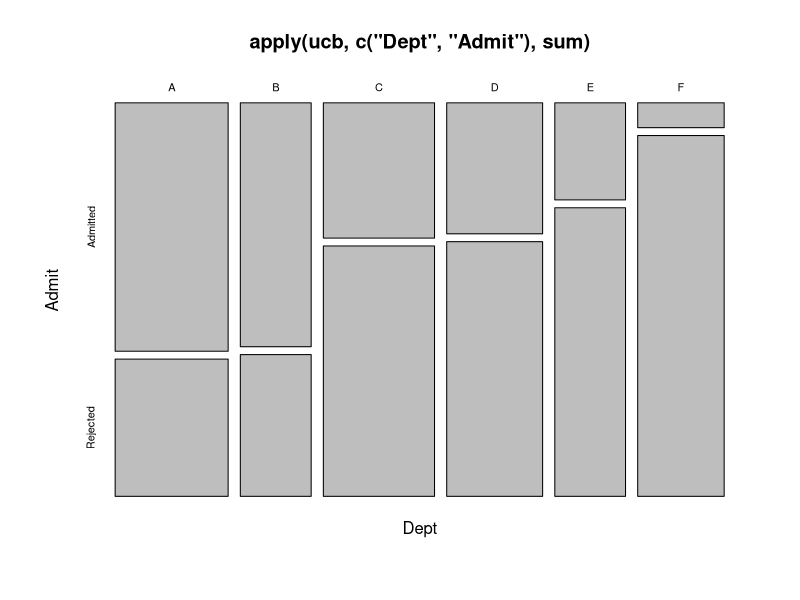
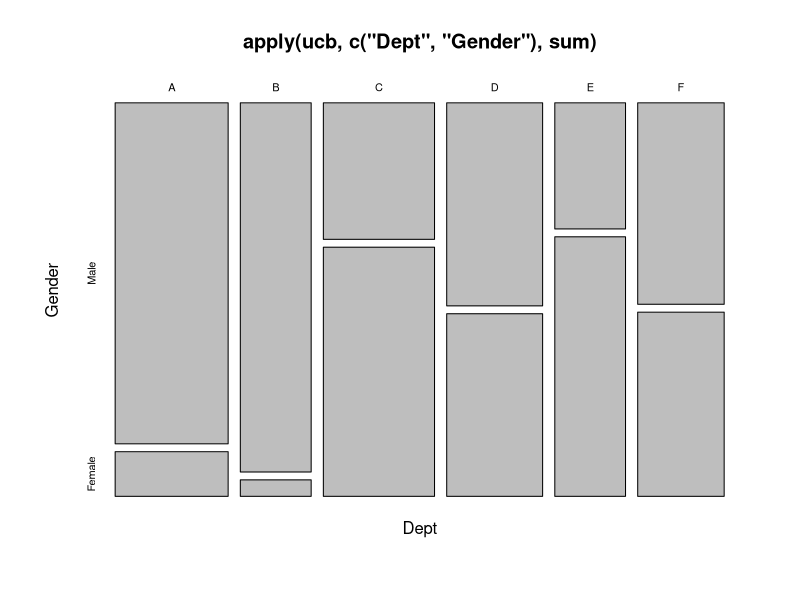
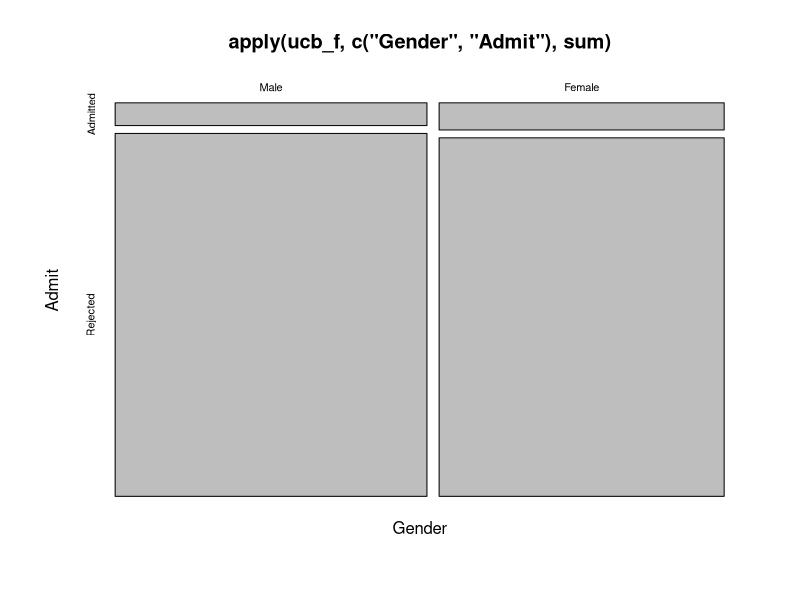
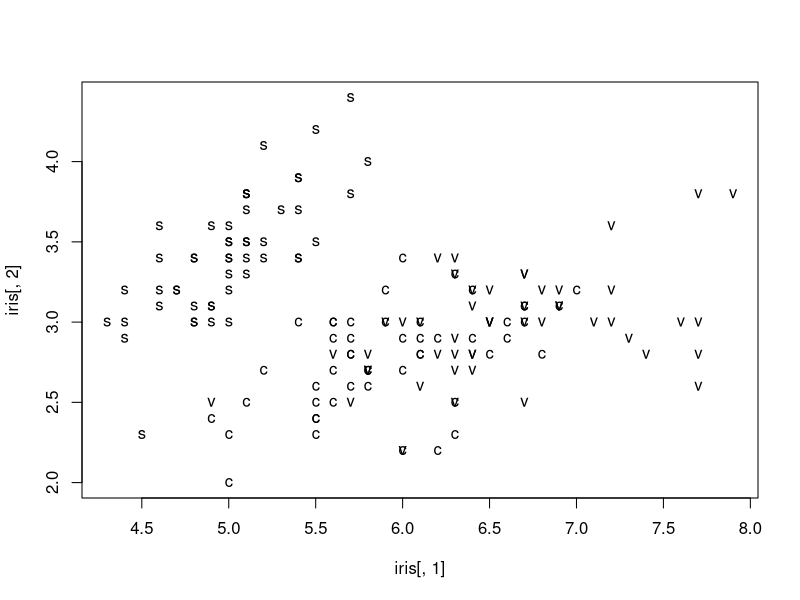
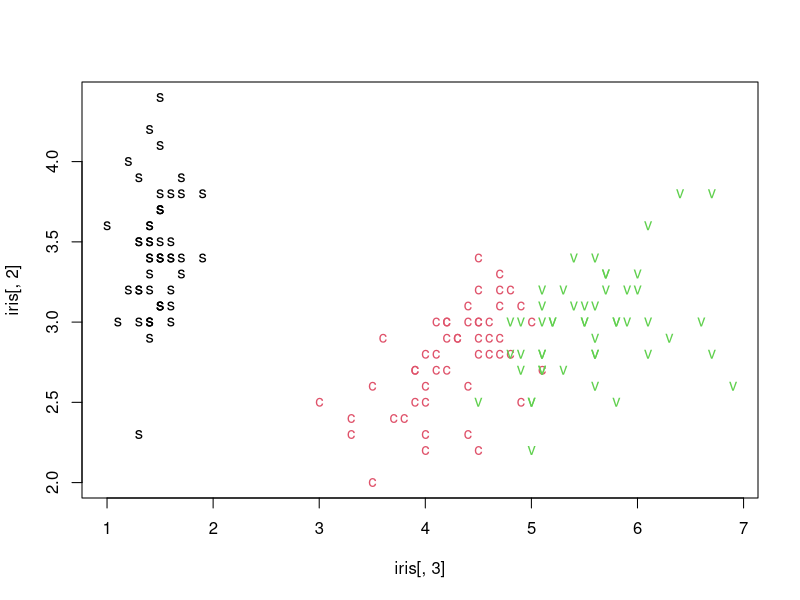
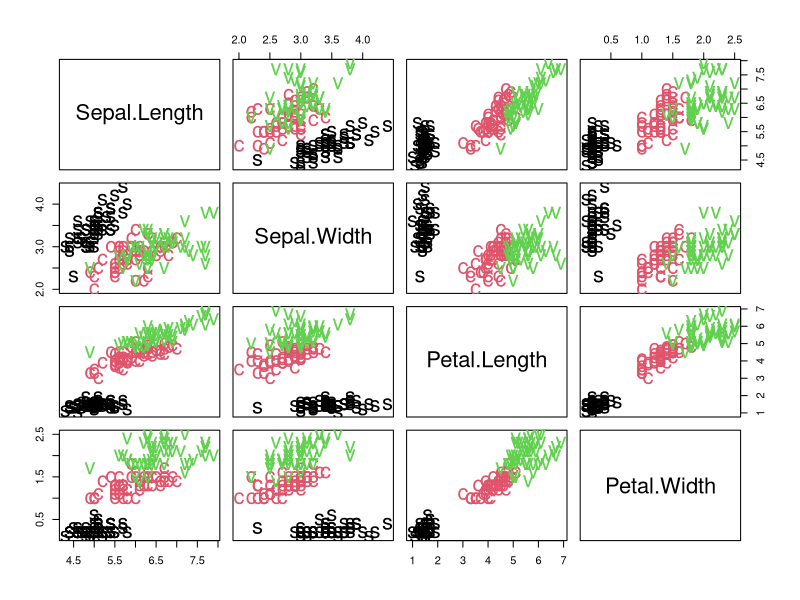
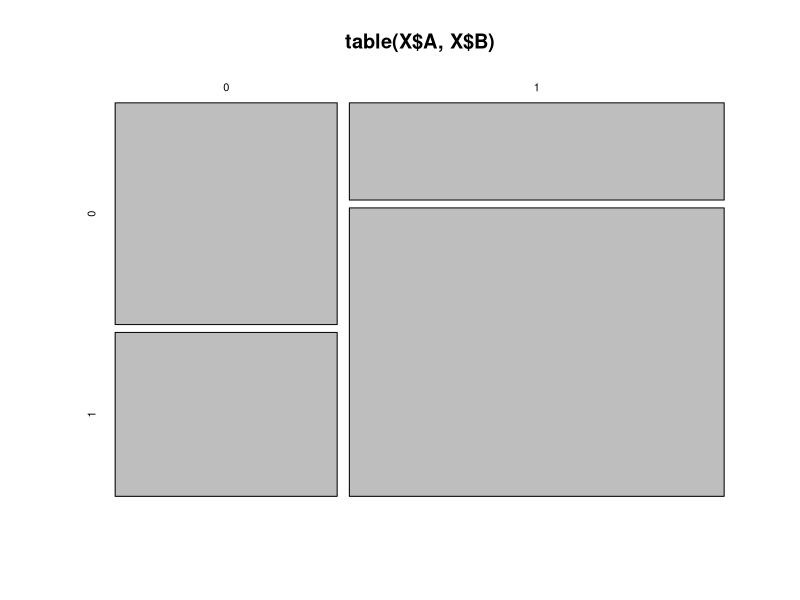
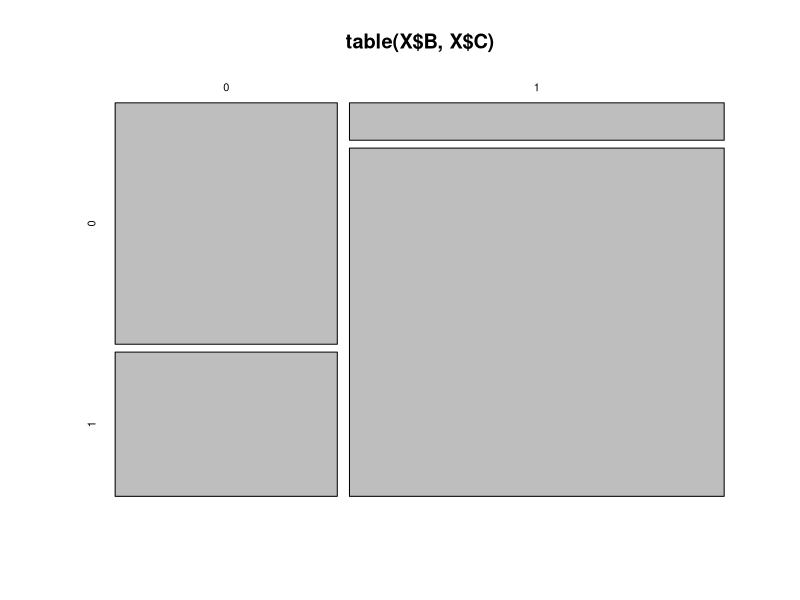

Source code (R) for these figures, in order:
## ---- chunk 1
knitr::opts_chunk$set(echo = TRUE)
## ---- chunk 2
cat('P(A|not favor) = (1 - P(favor|A)) * P(A) / ( (1 - P(favor|A)) * P(A) + (1 - P(favor|B)) * P(B) + (1 - P(favor|C)) * P(C) )')
## ---- chunk 3
P_A = 0.2
P_B = 0.3
P_C = 0.5
P_favor_A = 0.3
P_favor_B = 0.5
P_favor_C = 0.9
P_not_favor_A = 0.7
P_not_favor_B = 0.5
P_not_favor_C = 0.1
P_not_favor = (1 - P_favor_A) * P_A + (1 - P_favor_B) * P_B + (1 - P_favor_C) * P_C
P_A_not_favor = (1 - P_favor_A) * P_A / P_not_favor
P_A_not_favor
## ---- chunk 4
P_B_not_favor = (1 - P_favor_B) * P_B / P_not_favor
P_B_not_favor
## ---- chunk 5
P_C_not_favor = (1 - P_favor_C) * P_C / P_not_favor
P_C_not_favor
## ---- chunk 6
set.seed(123)
n = 10000
parties = sample(c("A", "B", "C"), size = n, replace = TRUE, prob = c(P_A, P_B, P_C))
sum(parties == 'A') / n 
favor = rep(0, n)
favor[parties == "A"] = rbinom(sum(parties == "A"), size = 1, prob = P_favor_A)
favor[parties == "B"] = rbinom(sum(parties == "B"), size = 1, prob = P_favor_B)
favor[parties == "C"] = rbinom(sum(parties == "C"), size = 1, prob = P_favor_C)
P_favor_given_A = sum(favor[parties == "A"]) / sum(parties == "A")
## ---- chunk 7
data("UCBAdmissions") # import the data
ucb = UCBAdmissions  # abbreviate "UCBAdmissions"
print(dimnames(ucb))
print(apply(ucb,c("Dept","Admit"),sum))
mosaicplot(apply(ucb,c("Dept","Admit"),sum))
## ---- chunk 8
print(apply(ucb,c("Dept","Gender"),sum))
mosaicplot(apply(ucb,c("Dept","Gender"),sum))
## ---- chunk 9
ucb_f = ucb[,,"F"]
print(apply(ucb_f,c("Gender","Admit"),sum))
mosaicplot(apply(ucb_f,c("Gender","Admit"),sum))
## ---- chunk 10
ucb_r = ucb["Rejected",,]
print(apply(ucb_r,("Gender"),sum))
## ---- chunk 11
# We consider Fisher's famous iris data set and visualize data both as scatterplot and pairs plot
# In classification we try predict the "label" or "class" of an observation from the variables we measure.


data(iris);  	    # include the famous iris data
n = nrow(iris);     # n is number of observations (will usually use "n" for this)
type = rep(0,n);
color = rep(0,n);

type[iris[,5] == "setosa"] = "s";      # class is 5th column.  
type[iris[,5] == "versicolor"] = "c";
type[iris[,5] == "virginica"] = "v";

color[iris[,5] == "setosa"] = 1;
color[iris[,5] == "versicolor"] = 2;
color[iris[,5] == "virginica"] = 3;


# type is now a vector of "s" or "c" or "v" for 3 types


#   here is a scatterplot

plot(iris[,1],iris[,2],pch=type)  # scatterplot
plot(iris[,3],iris[,2],pch=type,col=color)  # scatterplot


# alternaltively could use
# plot(iris[,"Sepal.Length"],iris[,"Sepal.Width"],pch=type)

# here is pairs plot
pairs(iris[,1:4],pch=type,col=color,cex=2)   # pairs plot using all four variables
## ---- chunk 12
#set.seed(333)

dice_types = c("A", "B", "C")
dice_probs = c(1/2, 1/4, 1/4)
fair = rep(1/6, 6)
biased_odd = c(2/9, 1/9, 2/9, 1/9, 2/9, 1/9)
biased_mixed = c(1/9, 1/9, 1/9, 2/9, 2/9, 2/9)
probs = list(fair,biased_odd,biased_mixed)
n = 1000
for (i in 1:n){
  die = sample(dice_types, size = 1, prob = dice_probs) # select the die
  res = sample(1:6, size = 3, replace = TRUE, prob = probs[[which(dice_types == die)]]) # set the probability of the correct die and roll it 3 times
  x1 = res[1]
  x2 = res[2]
  x3 = res[3]
  fin = c(x1,x2,x3)
  print(fin)
}
## ---- chunk 13
dice_types = c("A", "B", "C")
dice_probs = c(1/2, 1/4, 1/4)
fair = rep(1/6, 6)
biased_odd = c(2/9, 1/9, 2/9, 1/9, 2/9, 1/9)
biased_mixed = c(1/9, 1/9, 1/9, 2/9, 2/9, 2/9)
probs = list(fair, biased_odd, biased_mixed)
x = c(2, 4, 5)

P_x_given_A = prod(probs[[1]][x])  # probability of rolls given die A
P_x_given_B = prod(probs[[2]][x])  # probability of rolls given die B
P_x_given_C = prod(probs[[3]][x])  # probability of rolls given die C
P_x = sum(dice_probs * c(P_x_given_A, P_x_given_B, P_x_given_C))  # probability of rolls regardless of die type
P_A_given_x = P_x_given_A * dice_probs[1] / P_x  # probability of choosing die A given the rolls
P_B_given_x = P_x_given_B * dice_probs[2] / P_x  # probability of choosing die B given the rolls
P_C_given_x = P_x_given_C * dice_probs[3] / P_x  # probability of choosing die C given the rolls
cat(P_A_given_x,P_B_given_x,P_C_given_x, 'P(A|x1, x2, x3), P(B|x1, x2, x3), P(C|x1, x2, x3), respectively')
## ---- chunk 14
dice_types = c("A", "B", "C")
dice_probs = c(1/2, 1/4, 1/4)
fair = rep(1/6, 6)
biased_odd = c(2/9, 1/9, 2/9, 1/9, 2/9, 1/9)
biased_mixed = c(1/9, 1/9, 1/9, 2/9, 2/9, 2/9)
probs = list(fair, biased_odd, biased_mixed)
n = 1000
correct_counter = 0
for (i in 1:n){
  die = sample(dice_types, size = 1, prob = dice_probs) # select the die
  true_class = die
  res = sample(1:6, size = 3, replace = TRUE, prob = probs[[which(dice_types == die)]]) # set the probability of the correct die and roll it 3 times
  x1 = res[1]
  x2 = res[2]
  x3 = res[3]
  x = c(x1,x2,x3)

  P_x_given_A = prod(probs[[1]][x])  # probability of rolls given die A
  P_x_given_B = prod(probs[[2]][x])  # probability of rolls given die B
  P_x_given_C = prod(probs[[3]][x])  # probability of rolls given die C
  P_x = sum(dice_probs * c(P_x_given_A, P_x_given_B, P_x_given_C))  # probability of rolls regardless of die type
  P_A_given_x = P_x_given_A * dice_probs[1] / P_x  # probability of choosing die A given the rolls
  P_B_given_x = P_x_given_B * dice_probs[2] / P_x  # probability of choosing die B given the rolls
  P_C_given_x = P_x_given_C * dice_probs[3] / P_x  # probability of choosing die C given the rolls
  if (P_A_given_x > P_B_given_x & P_A_given_x > P_C_given_x) {
    prediction = "A"
  } else if (P_B_given_x > P_A_given_x & P_B_given_x > P_C_given_x) {
    prediction = "B"
  } else {
    prediction = "C"
  }
  if (prediction == true_class) {
    correct_counter = correct_counter + 1  # increment counter if prediction is correct
  }
   
  
  #cat(P_A_given_x,P_B_given_x,P_C_given_x, 'P(A|x1, x2, x3), P(B|x1, x2, x3), P(C|x1, x2, x3), respectively. And ', true_class, ' is the true class')
}
correct = correct_counter/n
cat("Proportion of correct predictions:", correct)
## ---- chunk 15
X = read.csv("three_related_vars.csv",header=TRUE)
#colnames(X) = c('i','A', 'B', 'C')
sum(X$A)
mosaicplot(table(X$A,X$B))
mosaicplot(table(X$B,X$C))
mosaicplot(table(X$A,X$C))
## ---- chunk 16
marginal_A = margin.table(table(X$A))
marginal_B = margin.table(table(X$B))
marginal_C = margin.table(table(X$C))

cond_AB = prop.table(table(X$A, X$B, X$C), margin = c(1, 2))
cond_AC = prop.table(table(X$A, X$C, X$B), margin = c(1, 2))
cond_BC = prop.table(table(X$B, X$C, X$A), margin = c(1, 2))
mosaicplot(cond_AB, main = "A vs. B conditioned on C")
mosaicplot(cond_AC, main = "A vs. C conditioned on B")
mosaicplot(cond_BC, main = "B vs. C conditioned on A")
## ---- chunk 17
n = 10000
A = rep(c(0,1), n/2)
B = rep(c(0,1), n/4)
C = ifelse(B == 1, sample(c(0,1), n/4, replace = TRUE, prob = c(0.1, 0.9)), sample(c(0,1), n/4, replace = TRUE, prob = c(0.9, 0.1))) # need to make C based on the others but it's late and my brain has stopped working. I am sorry. This really only generates some portion that may look like the data.
X = data.frame(A = A, B = B, C = C)
